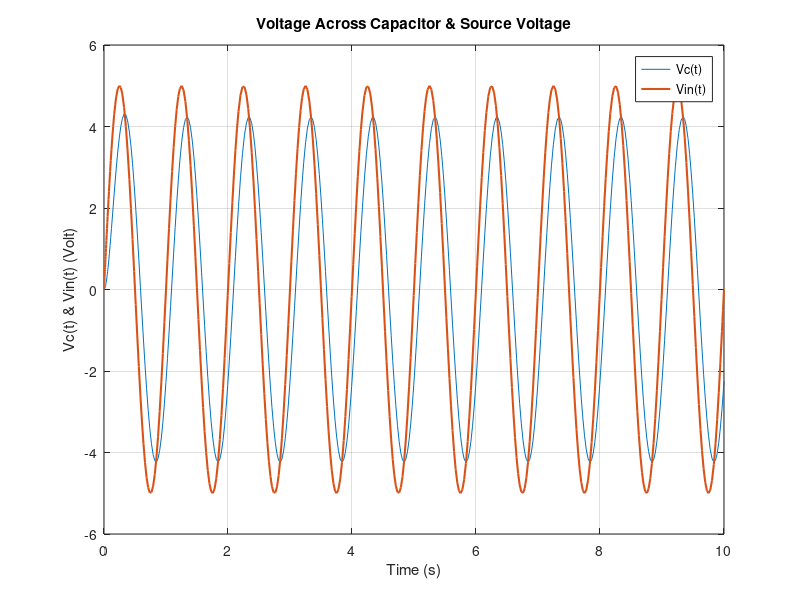

MATLAB code for this plot:
%% Equation
% Vin(t) = RC*dVc(t)/dt + Vc(t)
% dVc/dt = (Vin - Vc) / RC

% VC(t) is the voltage across the capacitor as a function of time.
% R is the resistance in ohms.
% C is the capacitance in farads
% Vin(t) is the input voltage as a function of time.

%% Parameters Definitions
R = 1000;
C = 1e-4;
Vin = @(t) 5 * sin(2*pi*t);
t_span = [0 10];

%% Solving The Equation
dVc_dt = @(t, Vc) ((Vin(t) - Vc) / (R*C));
Vc0 = 0; % Initial Condition
[t, Vc] = ode45(dVc_dt, t_span, Vc0);
plot(t, Vc, t, Vin(t), 'LineWidth', 1.5);
xlabel('Time (s)');
ylabel('Vc(t) & Vin(t) (Volt)');
title('Voltage Across Capacitor & Source Voltage');
legend('Vc(t)', 'Vin(t)');
grid on
